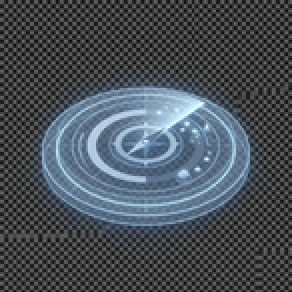
#> input picture images/what-we-do-2.png, 146 x 146 px, shrunk from 1024 x 1024 before the run (shown 2 times larger)
$ python remove-checkerboard.py
#> lines starting #> are read from the running program, lines starting #| are printed output that depends on the picture; after the words box and inside, x2 and y2 are one past the last pixel; in counts of white or black regions, pixels touching at a corner belong together
#> in main, img is the input picture: PIL image 146x146 RGB; mean R, G, B 73.3, 81.2, 88.8
#!/usr/bin/env python3
"""
Remove baked-in checkerboard transparency pattern from AI-generated images.

The Nano Banana AI generator rendered a transparency checkerboard as actual
pixel data. This script detects the grey checkerboard squares (low saturation)
and replaces them with real alpha transparency, preserving the blue/cyan
holographic foreground elements.

Usage:
    python3 scripts/remove-checkerboard.py
"""

import colorsys
import os
from pathlib import Path
from PIL import Image

# Project root (one level up from scripts/)
ROOT = Path(__file__).resolve().parent.parent
INPUT_DIR = ROOT / "images"
OUTPUT_DIR = ROOT / "public" / "images" / "what-we-do"

# Mapping: source filename → output filename
FILE_MAP = {
    "what-we-do-2.png":  "ai-readiness-thumb.png",
    "what-we-do-3.png":  "data-platforms-thumb.png",
    "what-we-do-4.png":  "ai-products-thumb.png",
    "what-we-do-5.png":  "governance-thumb.png",
    "what-we-do-6.png":  "ai-readiness-detail.png",
    "what-we-do-7.png":  "data-platforms-detail.png",
    "what-we-do-8.png":  "ai-products-detail.png",
    "what-we-do-9.png":  "governance-detail.png",
    "what-we-do-10.jpeg": "positioning-accent.png",
}

# --- Image 10 (dark blue background, no checkerboard) ---
IMG10_BG_VALUE_THRESHOLD = 0.12


def process_checkerboard_image(img: Image.Image) -> Image.Image:
    """Remove grey checkerboard background from images 2-9.

    The composited pixel C is: C = alpha * Foreground + (1-alpha) * Background
    where Background alternates between grey_light and grey_dark.

    Strategy:
    1. Build a "local background" estimate by median-filtering the image
       at the checkerboard frequency — this averages out the checkerboard
       into a smooth grey field.
    2. Compute each pixel's deviation from this local grey → alpha.
    3. Un-multiply the colour: reconstruct the pure foreground colour by
       removing the grey background contribution.
    4. Smooth the alpha channel to remove any residual grid artefacts.
    """
    import numpy as np
    from PIL import ImageFilter

    img = img.convert("RGBA")
#> img: PIL image 146x146 RGBA
    arr = np.array(img, dtype=np.float32)
    r, g, b = arr[:,:,0], arr[:,:,1], arr[:,:,2]

    # --- Step 1: Estimate local background grey ---
    # The checkerboard has ~15px period. A large median filter on the
    # luminance channel gives us the smooth local grey level.
    grey = (r + g + b) / 3.0
    grey_img = Image.fromarray(grey.astype(np.uint8), "L")
    # Median filter with kernel > checkerboard period → smooth background
    bg_img = grey_img.filter(ImageFilter.MedianFilter(size=17))
    bg = np.array(bg_img, dtype=np.float32)

    # --- Step 2: Compute alpha from colour deviation ---
    # Chroma measures how far each pixel is from pure grey
    rgb_stack = np.stack([r, g, b], axis=-1)
    ch_max = rgb_stack.max(axis=-1)
    ch_min = rgb_stack.min(axis=-1)
    chroma = ch_max - ch_min
    sat = np.where(ch_max > 0, chroma / ch_max, 0.0)

    # Alpha from chroma
    CHROMA_ZERO = 2.0
    CHROMA_FULL = 30.0
    alpha_chroma = np.clip(
        (chroma - CHROMA_ZERO) / (CHROMA_FULL - CHROMA_ZERO), 0.0, 1.0
    )

    # Alpha from saturation (catches bright glow with low absolute chroma)
    SAT_ZERO = 0.02
    SAT_FULL = 0.15
    alpha_sat = np.clip(
        (sat - SAT_ZERO) / (SAT_FULL - SAT_ZERO), 0.0, 1.0
    )

    new_alpha = np.maximum(alpha_chroma, alpha_sat)

    # --- Step 3: Un-multiply colours ---
    # Where alpha < 1, the displayed pixel was:
    #   C = alpha * FG + (1-alpha) * BG
    # Solve for FG: FG = (C - (1-alpha)*BG) / alpha
    # This removes the grey contamination from the foreground colour.
    alpha_safe = np.maximum(new_alpha, 0.01)  # avoid division by zero
    for ch in range(3):
        c = arr[:,:,ch]
        fg = (c - (1.0 - new_alpha) * bg) / alpha_safe
        # Only apply un-mixing where alpha is partial (avoid artefacts on solid pixels)
        mask = new_alpha < 0.95
        arr[:,:,ch] = np.where(mask, np.clip(fg, 0, 255), c)
#> this loop made 3 passes
#> pass 1, in process_checkerboard_image, `fg = (c - (1.0 - new_alpha) * bg) / alpha_safe`:
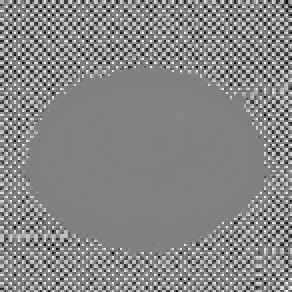
#> fg: shape (146, 146) float32 (shown 2 times larger); min -5500, max 5500, mean 301.9; drawn with min black and max white
#> pass 1, in process_checkerboard_image, `mask = new_alpha < 0.95`:
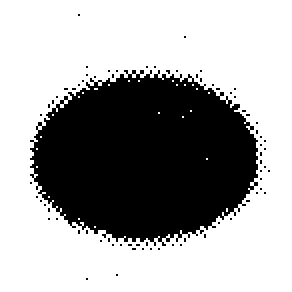
#> mask: shape (146, 146) bool (shown 2 times larger); 65% white; 75 black regions (74 under 20 px), largest, box (x1, y1, x2, y2) and area: (15, 35, 129, 123) 7365

    # --- Step 4: Smooth RGB channels to remove checkerboard-frequency noise ---
    # The original checkerboard modulates brightness at ~15px period.
    # Even after un-mixing, the RGB data retains this alternating pattern.
    # A median filter >= the checkerboard period removes it.
    # Blend the smoothed version in based on how "partial" the alpha is.
    for ch in range(3):
        ch_img = Image.fromarray(arr[:,:,ch].astype(np.uint8), "L")
        ch_smooth = ch_img.filter(ImageFilter.MedianFilter(size=17))
        ch_smooth = ch_smooth.filter(ImageFilter.GaussianBlur(radius=1))
        ch_smooth_arr = np.array(ch_smooth, dtype=np.float32)
        # Blend: fully smoothed where alpha is low, original where alpha is high
        # This preserves sharp detail in solid foreground areas
        blend = np.clip(new_alpha * 2.0, 0.0, 1.0)  # 0→0.5 alpha → full smooth, 0.5→1 → original
        arr[:,:,ch] = blend * arr[:,:,ch] + (1.0 - blend) * ch_smooth_arr
#> this loop made 3 passes
#> pass 1, in process_checkerboard_image, `ch_img = Image.fromarray(arr[:,:,ch].astype(np.uint8), "L")`:
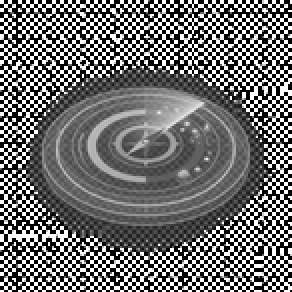
#> ch_img: PIL image 146x146 L (shown 2 times larger); min 0, max 255, mean 109.9
#> pass 1, in process_checkerboard_image, `ch_smooth = ch_smooth.filter(ImageFilter.GaussianBlur(radius=1))`:
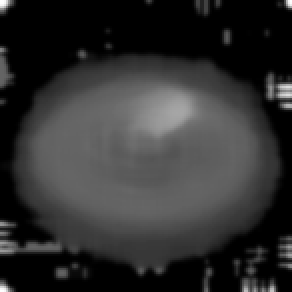
#> ch_smooth: PIL image 146x146 L (shown 2 times larger); min 0, max 255, mean 48.1
#> after the loop:
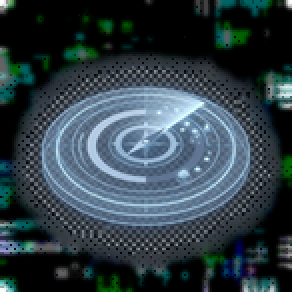
#> arr: shape (146, 146, 4) float32 (shown 2 times larger); mean R, G, B, A 48.7, 63.9, 71.2, 255

    # --- Step 5: Smooth the alpha channel ---
    alpha_255 = (new_alpha * 255).astype(np.uint8)
    alpha_img = Image.fromarray(alpha_255, "L")
    # Median kernel must exceed the ~15px checkerboard period
    alpha_img = alpha_img.filter(ImageFilter.MedianFilter(size=17))
    alpha_img = alpha_img.filter(ImageFilter.GaussianBlur(radius=3))
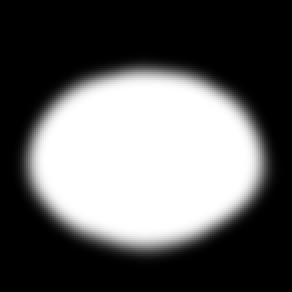
#> alpha_img: PIL image 146x146 L (shown 2 times larger); min 0, max 255, mean 96.3
    arr[:,:,3] = np.array(alpha_img, dtype=np.float32)
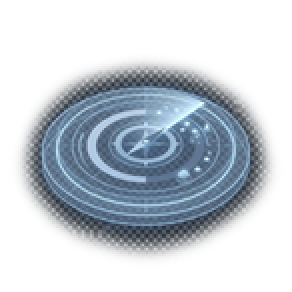
#> arr: shape (146, 146, 4) float32 (shown 2 times larger); mean R, G, B, A 48.7, 63.9, 71.2, 96.3; transparent parts drawn white

    return Image.fromarray(arr.astype(np.uint8))


def process_dark_bg_image(img: Image.Image) -> Image.Image:
    """Remove dark blue background from image 10."""
    import numpy as np

    img = img.convert("RGBA")
    arr = np.array(img, dtype=np.float32)
    r, g, b, a = arr[:,:,0], arr[:,:,1], arr[:,:,2], arr[:,:,3]

    # Value = max(R,G,B) / 255
    v = np.stack([r, g, b], axis=-1).max(axis=-1) / 255.0

    threshold = IMG10_BG_VALUE_THRESHOLD
    # Dark pixels → proportional alpha
    mask = v < threshold
    t = np.where(mask, v / threshold, 1.0)
    new_alpha = (t * 255).astype(np.uint8)
    final_alpha = np.minimum(a.astype(np.uint8), new_alpha)

    arr[:,:,3] = final_alpha.astype(np.float32)
    return Image.fromarray(arr.astype(np.uint8))


def main():
    OUTPUT_DIR.mkdir(parents=True, exist_ok=True)

    for src_name, dst_name in FILE_MAP.items():
        src_path = INPUT_DIR / src_name
        dst_path = OUTPUT_DIR / dst_name

        if not src_path.exists():
            print(f"  SKIP  {src_name} (not found)")
            continue

        print(f"  Processing {src_name} → {dst_name} ...", end="", flush=True)
        img = Image.open(src_path)

        if src_name == "what-we-do-10.jpeg":
            result = process_dark_bg_image(img)
        else:
            result = process_checkerboard_image(img)

        result.save(dst_path, "PNG")
        print(f" ✓ ({result.size[0]}x{result.size[1]})")
#|  ✓ (146x146)
#> pass 2 of the loop in main, `for src_name, dst_name in FILE_MAP.items():`:
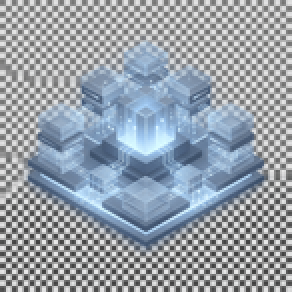
#> input picture images/what-we-do-3.png, 146 x 146 px, shrunk from 1024 x 1024 before the run (shown 2 times larger)
#> in main, img is the input picture: PIL image 146x146 RGB; mean R, G, B 150.4, 159.7, 169.7
#> img: PIL image 146x146 RGBA
#> in process_checkerboard_image (call 2), `bg_img = grey_img.filter(ImageFilter.MedianFilter(size=17))`:
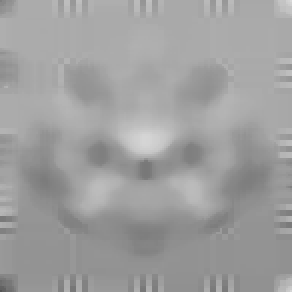
#> bg_img: PIL image 146x146 L (shown 2 times larger); min 85, max 217, mean 158.7
#> in process_checkerboard_image (call 2), `chroma = ch_max - ch_min`:
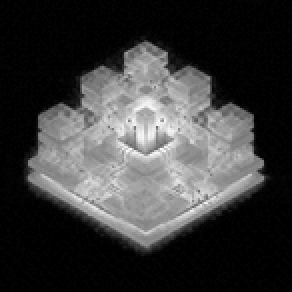
#> chroma: shape (146, 146) float32 (shown 2 times larger); min 0, max 84, mean 19.4; drawn with min black and max white
#|  ✓ (146x146)

    print(f"\nDone. Output in {OUTPUT_DIR}")


if __name__ == "__main__":
    main()
